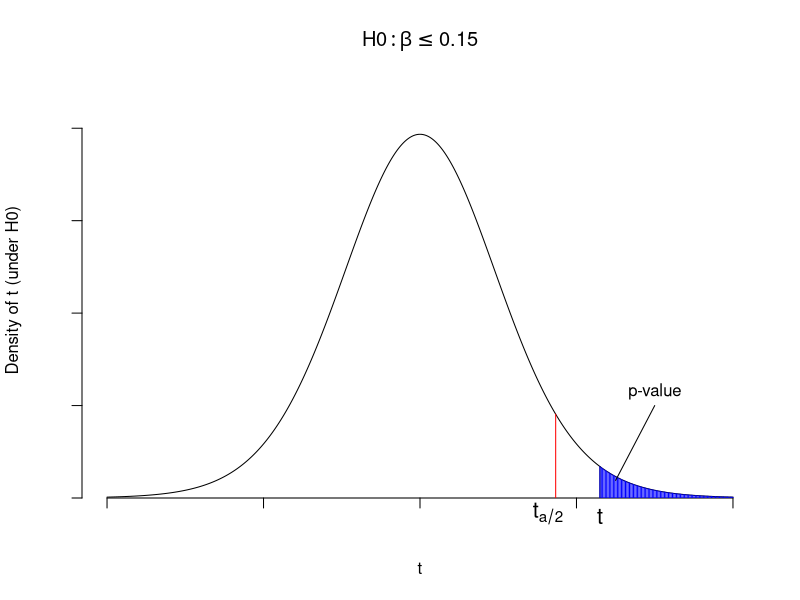
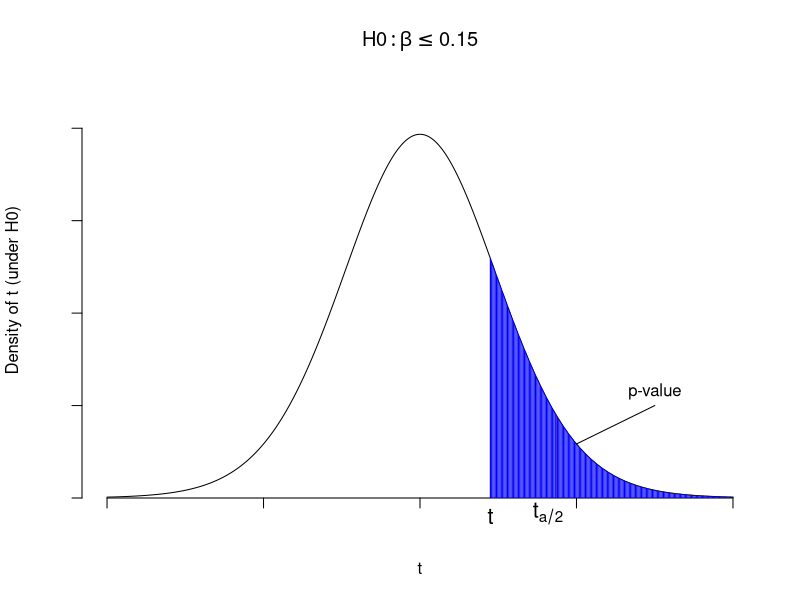

Write the R code that produced these figures, in order.
# Illustration for p-value

curve(dt(x,df=18),n=1000,from=-4,to=4,main=expression(H0: beta <= 0.15),axes=F,yaxs="i",
      ylim=c(0,0.45),xlab=expression(t),ylab="Density of t (under H0)")
axis(1,labels=F)
axis(2,labels=F)
locator(1)

q1 <- qt(0.95,df=18)
lines(c(q1,q1),c(0,dt(q1,18)),col="red")
mtext(expression(t[a/2]),side=1,line=0.5,at=q1-0.1,cex=1.3)
locator(1)

tt <- 2.3
lines(c(tt,tt),c(0,dt(tt,18)))
mtext(expression(t),side=1,line=0.5,at=tt,cex=1.3)
locator(1)

for(i in seq(tt,4,length=100)) lines(c(i,i),c(0,dt(i,18)),col="blue")
lines(c(tt+0.2,3),c(dt(tt+0.3,18),0.1))
text(3,0.115,"p-value")
locator(1)


curve(dt(x,df=18),n=1000,from=-4,to=4,main=expression(H0: beta <= 0.15),axes=F,yaxs="i",
      ylim=c(0,0.45),xlab=expression(t),ylab="Density of t (under H0)")
axis(1,labels=F)
axis(2,labels=F)
q1 <- qt(0.95,df=18)
lines(c(q1,q1),c(0,dt(q1,18)),col="red")
mtext(expression(t[a/2]),side=1,line=0.5,at=q1-0.1,cex=1.3)
tt <- 0.9
lines(c(tt,tt),c(0,dt(tt,18)))
mtext(expression(t),side=1,line=0.5,at=tt,cex=1.3)
locator(1)

for(i in seq(tt,4,length=200)) lines(c(i,i),c(0,dt(i,18)),col="blue")
lines(c(2,3),c(dt(2,18),0.1))
text(3,0.115,"p-value")
